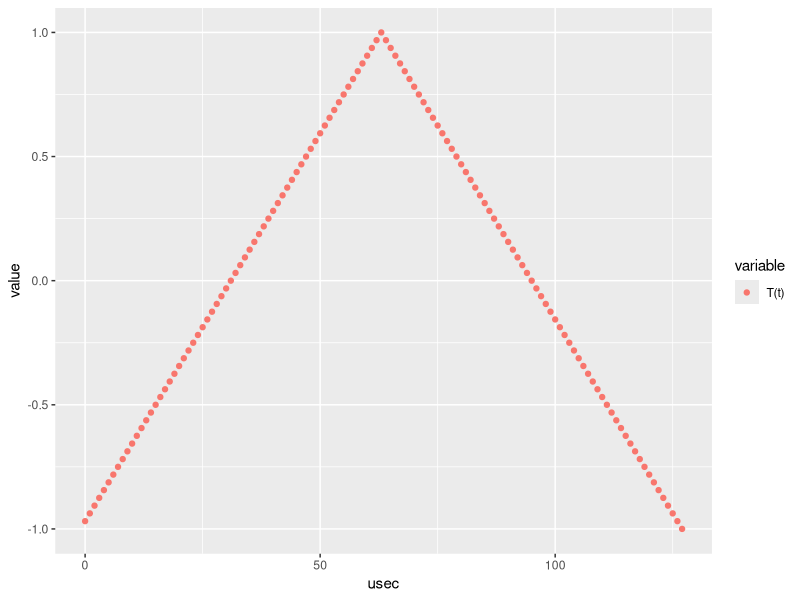
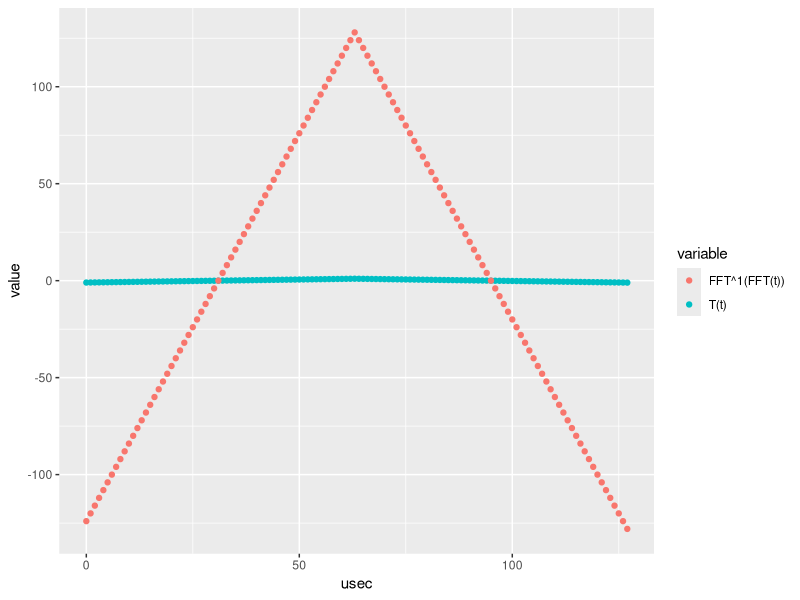
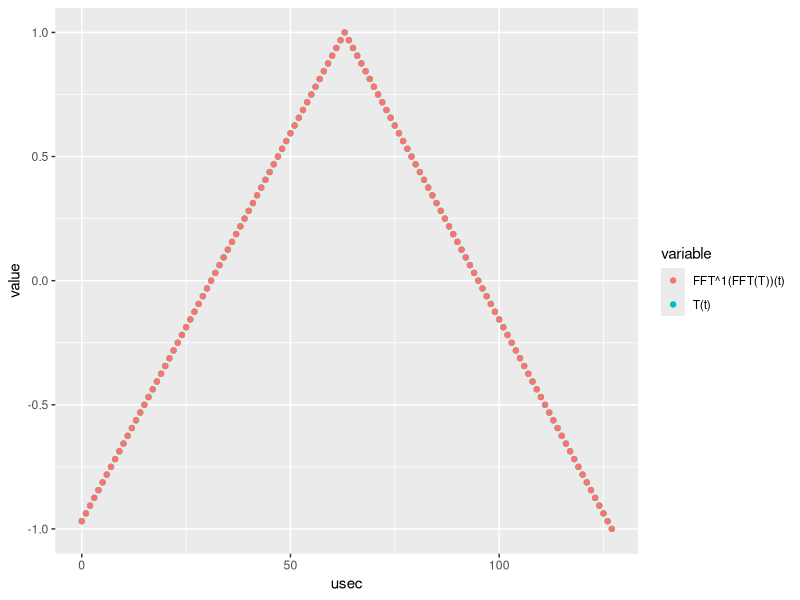
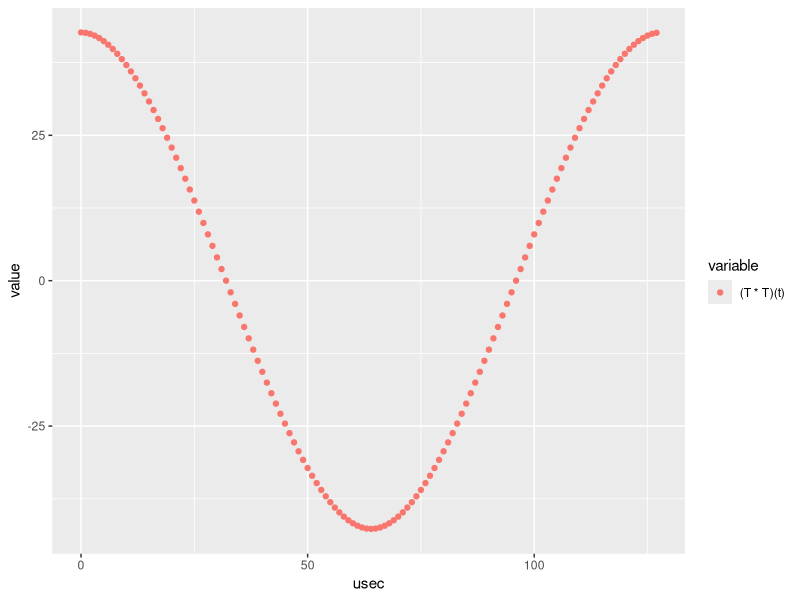
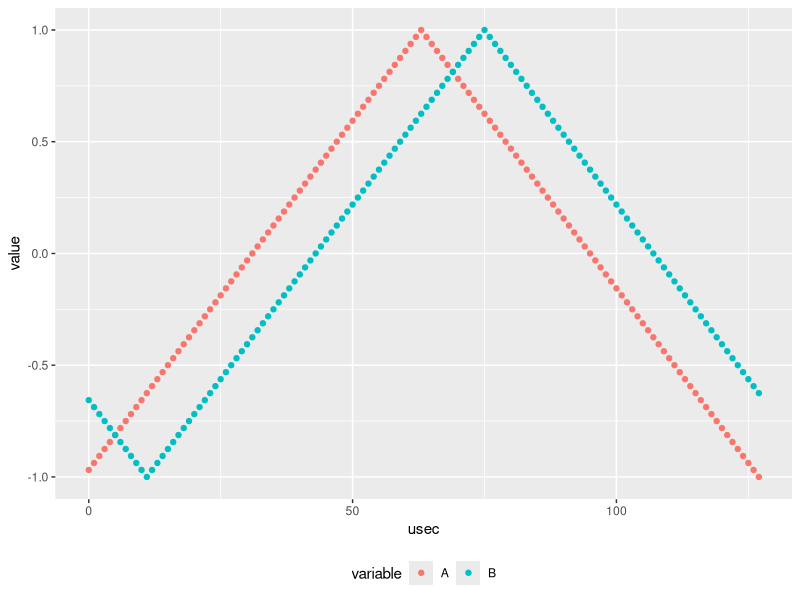
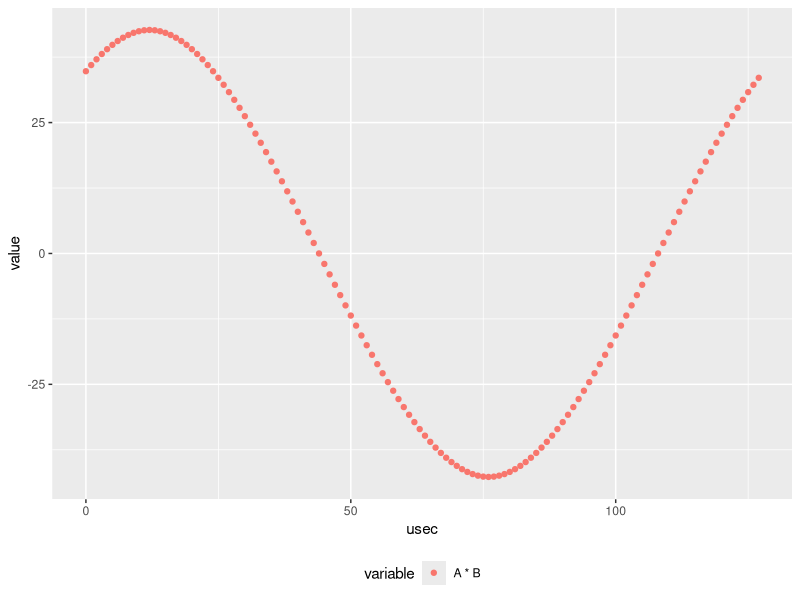
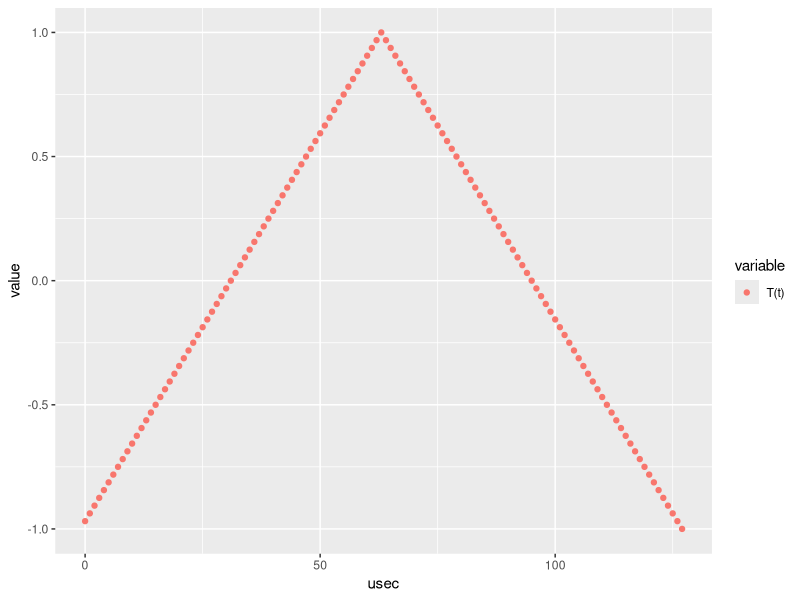
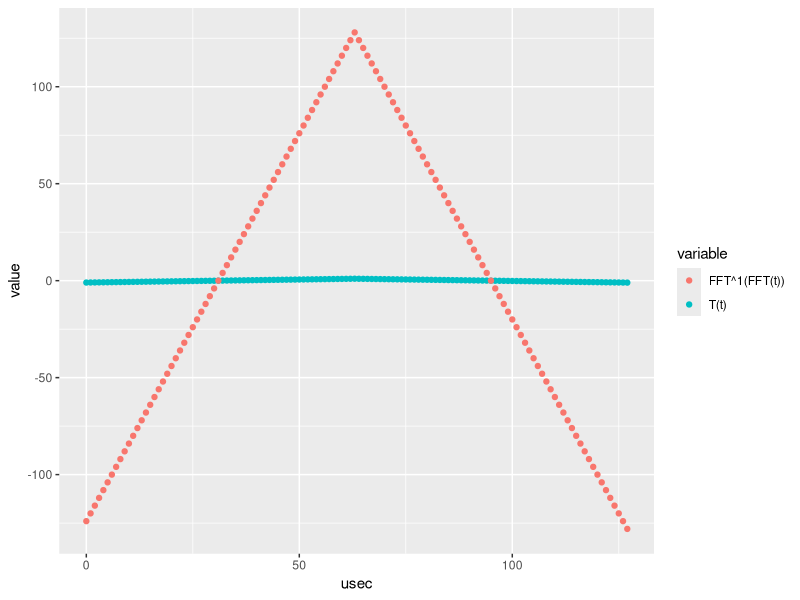

R code for these plots, in order:
# ---
# layout: post
# title: Validate Cross Correlation, Part 2
# date: 2015-08-29 23:00
# ---
# Lines that end on ### are removed ###
# Compute the destination directory for the pictures  ###
public.dir <- paste0(Sys.getenv('HOME'), '/coryan.github.io/public/') ###


# If you are unfamiliar with the markets, or how to interpret a market
# feed as a real function you might want to check the
# [previous](
# {% post_url 2015-08-29-validate-cross-correlation-part-1 %})
# post on this topic.


# Let's start with a simple function and apply the fourier transform and
# its inverse, the R snippets are available in the
# [repository](https://github.com/coryan/coryan.github.io/public/2015-08-29-validate-cross-correlation-part-2.R)
# if you prefer to see or modify the code.
# Here we will break after each bit of code to offer some
# explanations.

# first we write a simple function to generate triangular functions.
# Nothing fancy really, but will save us time later

triangle <- function(period) {
  p4 <- period / 4
  up <- (seq(1, period/2) - p4) / p4
  dn <- (p4 - seq(1, period/2)) / p4
  return(c(up, dn))
}

# using the function we create a triangle

t <- triangle(128)

# and wrap the triangle in a data.frame(), because ggplot2 really
# likes data.frame()

df <- data.frame(usec=seq(0, length(t) - 1), value=t, variable="T(t)")

# ggplot2 generates sensible and good looking plots in most cases,
# make sure it is loaded

require(ggplot2)  # May need to install.packages("ggplot2")

# then we can plot the triangle function

qplot(x=usec, y=value, color=variable, data=df)
ggsave(paste0(public.dir, 'triangle.svg'), scale=0.5) ###

# ![A sampled function, the x-axis goes from 0 to 128, the values \
# start at -1.0 and grow linearly to 1.0 just before x is equal to \
# 64.  Then the values decrease linearly to -1.0 when x is equal to \
# 128.](/public/triangle.svg "A Simple Triangular function") 

# next, let's apply the FFT transform and the inverse to the
# triangular function

fft.i <- fft(fft(t), inverse=TRUE)

# and save this into a new data.frame()

tmp <- df
tmp$value <- Re(fft.i)
tmp$variable <- 'FFT^1(FFT(t))'
df.i <- rbind(df, tmp)

# let's add the new data to the data.frame()

qplot(x=usec, y=value, color=variable, data=df.i)
ggsave(paste0(public.dir, 'triangle.and.fft.svg'), scale=0.5) ###

# ![Two triangular functions as before.  One labeled 'T(t)' with much \
# smaller amplitude. The second, labeled FFT inverse applied to FFT \
# of T(t) has much higher amplitude, it ranges from -128 to \
# +128.](/public/triangle.and.fft.svg "A Simple Triangular function and \
# applying the FFT to it.")

# What is going on here?  To save computations, the "Fast" Fourier
# Transform omits rescaling the function by $$1/N$$, where $$N$$ is
# the number of samples.  If we apply this rescaling manually things
# match perfectly

fft.i <- fft.i / length(fft.i)
tmp <- df
tmp$value <- Re(fft.i)
tmp$variable <- 'FFT^1(FFT(T))(t)'
df.i <- rbind(df, tmp)
qplot(x=usec, y=value, color=variable, data=df.i)
ggsave(paste0(public.dir, 'triangle.and.fft.scaled.svg'), scale=0.5) ###

# ![Two triangular functions as before.  One labeled T(t), and a \
# second labeled FFT inverse applied to FFT \
# of T(t).  Both overlap perfectly, they vary in the -1 to +1 \
# range.](/public/triangle.and.fft.scaled.svg "A Simple Triangular \
# function and applying the FFT to it with rescaling.")

# the more or less obvious question is how well does a function
# correlate to itself, this is easy to compute

corr <- Re(fft( Conj(fft(t)) * fft(t), inverse=TRUE)) / length(t)

# we are going to be wrapping these functions in a data.frame() a
# lot, so let's create a function for it

to.df <- function(a, name) {
  return(data.frame(
    usec=seq(0, length(a) - 1), value=a, variable=name))
}

# and plot the results

corr.df <- to.df(corr, "(T * T)(t)")
qplot(x=usec, y=value, color=variable, data=corr.df)
ggsave(paste0(public.dir, 'correlation.self.svg'), scale=0.5) ###

# ![A sinusoidal wave.  The x axis varies from 0 to 128.  The wave \
# starts with a high value at around 32, a low value of -32 reached \
# when x is approximately 64, and growing back to +32 when x is equal \
# to 128.](/public/correlation.self.svg "The cross-correlation of a \
# triangular function with itself.")

# ### More interesting cross-correlations

# Let's see how the correlation works with a time shifted signal

a <- triangle(128)
a.df <- to.df(a, "A")
b <- a[((seq(1, length(a)) - 13) %% length(a)) + 1]
ab.df <- rbind(a.df, to.df(b, "B"))
qplot(x=usec, y=value, color=variable, data=ab.df) +
  theme(legend.position="bottom")
ggsave(paste0(public.dir, 'triangles.ab.svg'), scale=0.5) ###

# ![A graph of two triangular functions, the x-axis is labeled 'usec', \
# the y-axis is labeled 'value'.  The triangular functions are \
# labeled A and B.  B is time shifted, has the value of A a few \
# microseconds earlier.](/public/triangles.ab.svg "Two triangular \
# functions, time shifted.")


# Let's see how the cross-correlation looks like, but since we will be
# doing several correlations, we write a helper function ...

correlation <- function(a, b) {
  inv <- Re(fft( Conj(fft(a)) * fft(b), inverse=TRUE))
  return(inv / length(a))
}
correlation.df <- function(a, b) {
  return(to.df(correlation(a, b)))
}
corr.ab.df <- to.df(correlation(a, b), "A * B")
qplot(x=usec, y=value, color=variable, data=corr.ab.df) +
  theme(legend.position="bottom")
ggsave(paste0(public.dir, 'correlation.ab.svg'), scale=0.5) ###

# ![Another sinusoidal graph.\
# The x axis labeled usec, ranging from 0 to 128. \
# The y axis labeled value, ranging from approximately -30 to 30. \
# The sinusoid has a single period, \
# which peaks around 15, and bottoms at around 75.](\
# /public/correlation.ab.svg "The Cross-Correlation of two time \
# shifted Triangular functions.")

# The graphs are pretty, but exactly where is the peak?

which.max(corr.ab.df$value)

# {% highlight rout %}
# [1] 13
# {% endhighlight %}

# That is a perfect match, but market (or other) signals are rarely so
# perfectly match, what happens if we add some noise?

